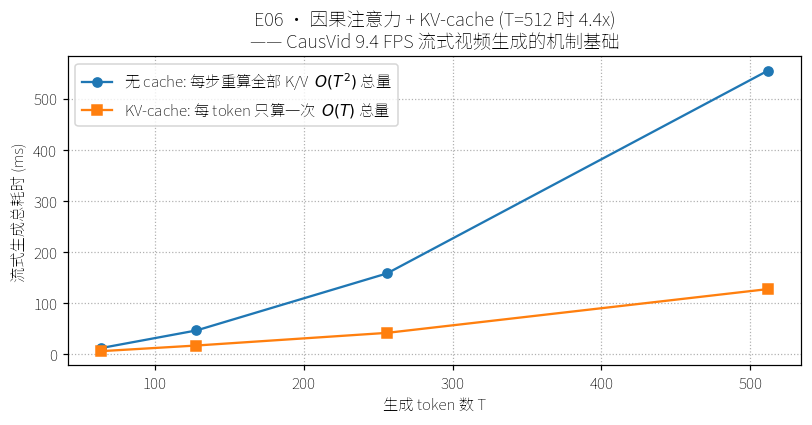

Source code (Python):
"""
E06 解答 · 因果注意力 + KV-cache: 流式生成为什么快
====================================================
逐 token 因果生成, 对比:
  (a) 无 cache: 每步重算全部前缀的 K/V 再 attention
  (b) KV-cache: 历史 K/V 只算一次并缓存, 每步只算新 q 的 k/v

运行: python3 E06_kv_cache.py    # 约 15 秒
输出: E06_kv_cache.png
"""
import torch
torch.set_num_threads(1)
torch.manual_seed(0)
import time
import matplotlib.pyplot as plt
plt.rcParams['font.sans-serif'] = ['Noto Sans SC', 'Microsoft YaHei', 'DejaVu Sans']
plt.rcParams['axes.unicode_minus'] = False

D, HEADS = 256, 4
HS = D // HEADS
Wq, Wk, Wv = (torch.randn(D, D) * 0.05 for _ in range(3))


def attn(q, K, V):
    """q: (heads,1,hs); K,V: (heads,T,hs) → 因果性天然满足(K 全为历史)。"""
    a = torch.softmax((q @ K.transpose(-2, -1)) / HS ** 0.5, -1)
    return (a @ V).reshape(-1)


def gen_no_cache(T):
    """每步对全部前缀重新计算 K/V(浪费: 同一个 token 的 k/v 被反复重算)。"""
    tokens = [torch.randn(D)]
    for _ in range(1, T):
        X = torch.stack(tokens)                          # (t,D)
        K = (X @ Wk).view(-1, HEADS, HS).permute(1, 0, 2)  # 重算全部 K
        V = (X @ Wv).view(-1, HEADS, HS).permute(1, 0, 2)  # 重算全部 V
        q = (tokens[-1] @ Wq).view(HEADS, 1, HS)
        o = attn(q, K, V)
        tokens.append(tokens[-1] + o[:D])
    return tokens


def gen_with_cache(T):
    """KV-cache: 每个 token 的 k/v 只算一次, 存起来拼接。"""
    Kc, Vc = [], []
    x = torch.randn(D)
    for _ in range(T):
        Kc.append(x @ Wk)                                # 只算新 token
        Vc.append(x @ Wv)
        K = torch.stack(Kc).view(-1, HEADS, HS).permute(1, 0, 2)
        V = torch.stack(Vc).view(-1, HEADS, HS).permute(1, 0, 2)
        q = (x @ Wq).view(HEADS, 1, HS)
        o = attn(q, K, V)
        x = x + o[:D]
    return x


# 预热
gen_with_cache(16); gen_no_cache(16)

sizes = [64, 128, 256, 512]
t_nc, t_wc = [], []
for T in sizes:
    t0 = time.time(); gen_no_cache(T); t_nc.append((time.time() - t0) * 1000)
    t0 = time.time(); gen_with_cache(T); t_wc.append((time.time() - t0) * 1000)
    print(f"T={T:4d}  无cache {t_nc[-1]:8.1f}ms  |  KV-cache {t_wc[-1]:8.1f}ms  |  加速 {t_nc[-1]/t_wc[-1]:.1f}x")

fig, ax = plt.subplots(figsize=(7.5, 4))
ax.plot(sizes, t_nc, 'o-', label='无 cache: 每步重算全部 K/V  $O(T^2)$ 总量')
ax.plot(sizes, t_wc, 's-', label='KV-cache: 每 token 只算一次  $O(T)$ 总量')
ax.set_xlabel('生成 token 数 T'); ax.set_ylabel('流式生成总耗时 (ms)')
ax.set_title(f'E06 · 因果注意力 + KV-cache (T=512 时 {t_nc[-1]/t_wc[-1]:.1f}x)\n—— CausVid 9.4 FPS 流式视频生成的机制基础')
ax.legend(); ax.grid(ls=':')
plt.tight_layout(); plt.savefig('E06_kv_cache.png', dpi=110, bbox_inches='tight')
print("\n[输出] E06_kv_cache.png")
